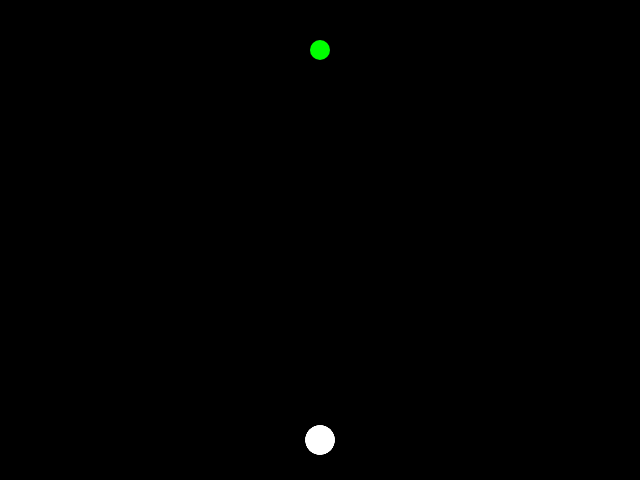
Frame 1 (no input)
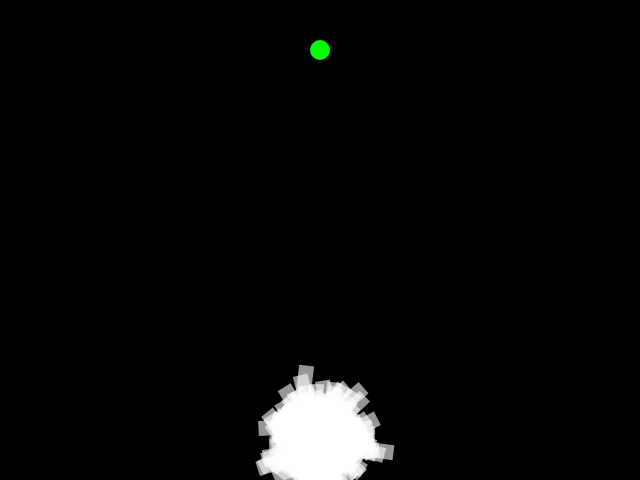
Frame 60 (no input)
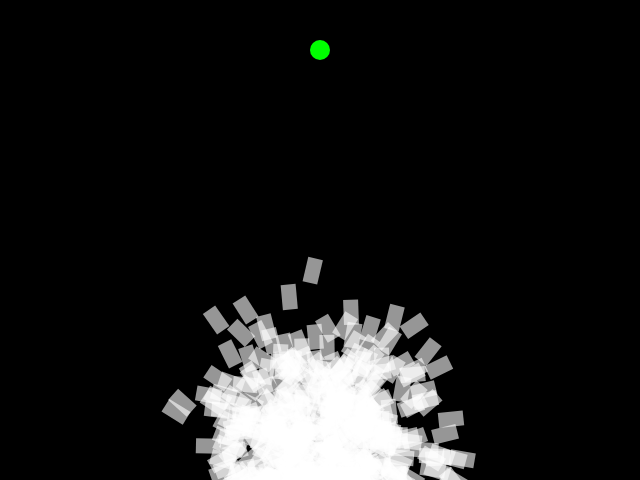
Frame 120 (the mouse pressed at the canvas centre since frame 60)

The p5.js sketch that drew these frames (run headless with seeded random() and noise() and a simulated clock; from frame 60 on, the mouse is pressed at the canvas centre):

// p5.js sketch
// ── sketch.js
var population;
var food;
var count;
var lifeSpan;

function setup() {
    createCanvas(640, 480)
    count = 0;
    lifeSpan = 200;
    population = new Population(lifeSpan);
}

function draw() {
    background(0);
    population.run(count);
    count++;

    if (count == lifeSpan) {
        population.evaluate();
        var newFlies = population.generateNewPopulation(0.1);
        population = new Population(lifeSpan, newFlies);
        count = 0;
    }
}
// ── DNA.js
class DNA {

    genes;
    length;

    constructor(length) {

        this.genes = [];
        this.length = 0;

        this.length = length;
        for (var i = 0; i < length; i++) {
            this.genes[i] = p5.Vector.random2D();
            this.genes[i].setMag(0.1);
        }
    }

    generateMergedDNA(mutationRate, parentA, parentB){

        var p = 0;
        var sequence = [];
        for(var i = 0; i < parentA.dna.genes.length; i++){
            
            if(p == 0){
                sequence.push(parentA.dna.genes[i]);
            }else{
                sequence.push(parentB.dna.genes[i])
            }
            p = !p;

            var mutValue = random()

            if(mutationRate > mutValue){
                sequence[i] = p5.Vector.random2D();
                sequence[i].setMag(0.1);
            }
        }

        this.genes = sequence;
    }

}
// ── Fly.js
class Fly {
    lifeSpan;
    pos;
    vel;
    acc;
    dna;
    food;
    fitness;
    initDistance;

    constructor(lifeSpan, food) {
        this.lifeSpan = lifeSpan;
        this.dna = new DNA(this.lifeSpan);
        this.food = food;
        this.pos = createVector(width / 2, height - 40);
        this.vel = createVector();
        this.acc = createVector();
        this.fitness = 0;
        this.initDistance = dist(this.pos.x, this.pos.y, this.food.pos.x, this.food.pos.y);
    }

    calcFitness() {
        var distance = dist(this.pos.x, this.pos.y, this.food.pos.x, this.food.pos.y);
        this.fitness = map(distance, this.initDistance, 0, 0, 10000)
        if(distance <= 20){
            this.fitness *= 10;
        }
        if(this.pos.y >= height){
            this.fitness = -5000;
        }

        if(this.pos.x <= 0 || this.pos.x >= width){
            this.fitness = -5000;
        }
    }

    applyForce(force) {
        this.acc.add(force);
    }

    update(count) {

        var distance = dist(this.pos.x, this.pos.y, this.food.pos.x, this.food.pos.y);
        if (distance > 20 && this.pos.y < height && this.pos.x > 0 && this.pos.x < width){
            this.applyForce(this.dna.genes[count]);

            this.vel.add(this.acc);
            this.pos.add(this.vel);
            this.acc.mult(0);
        }
    }

    show() {
        push();
        noStroke();
        fill(255, 150);
        translate(this.pos.x, this.pos.y);
        rotate(this.vel.heading());
        rectMode(CENTER);
        rect(0, 0, 25, 15);
        pop();
    }

}
// ── Food.js
class Food {

    pos;
    radius;

    constructor(xPos, yPos, radius) {
        this.pos = createVector(xPos, yPos);
        this.radius = radius;
    }

    show() {
        push();
        noStroke();
        translate(this.pos.x, this.pos.y);
        fill(0, 255, 0);
        ellipse(0, 0, this.radius, this.radius);
        pop();
    }

}
// ── Population.js
class Population {

    flies;
    popSize;
    food;
    matingPool;

    constructor(lifeSpan, newPopulation) {

        this.flies = [];
        this.popSize = 500;
        this.food = new Food(width / 2, 50, 20);
        this.matingPool = [];

        if (newPopulation === undefined) {
            for (var i = 0; i < this.popSize; i++) {
                this.flies[i] = new Fly(lifeSpan, this.food);
            }
        } else {
            this.flies = newPopulation;
        }
    }

    evaluate() {
        var matingPool = [];
        var totalFit = 0.0;
        for (var i = 0; i < this.popSize; i++) {
            this.flies[i].calcFitness();
            totalFit += this.flies[i].fitness;
        }

        var avg = totalFit / this.flies.length;

        for (var i = 0; i < this.popSize; i++) {
            if (this.flies[i].fitness > avg + (avg/5)) {
                matingPool.push(this.flies[i]);
            }
        }
    }

    generateNewPopulation(mutationRate) {
        var newFlies = [];

        for (var i = 0; i < this.popSize; i++) {

            var newFly = new Fly(lifeSpan, this.food);


            var randomA = random(0, this.matingPool.length);
            var randomB = random(0, this.matingPool.length);

            var parentA = this.flies[randomA];
            var parentB = this.flies[randomB];

            newFly.dna.generateMergedDNA(mutationRate, parentA, parentB);

            newFlies.push(newFly);
        }

        return newFlies;
    }


    run(count) {
        this.food.show();
        for (var i = 0; i < this.popSize; i++) {
            this.flies[i].update(count);
            this.flies[i].show();
        }
    }
}
